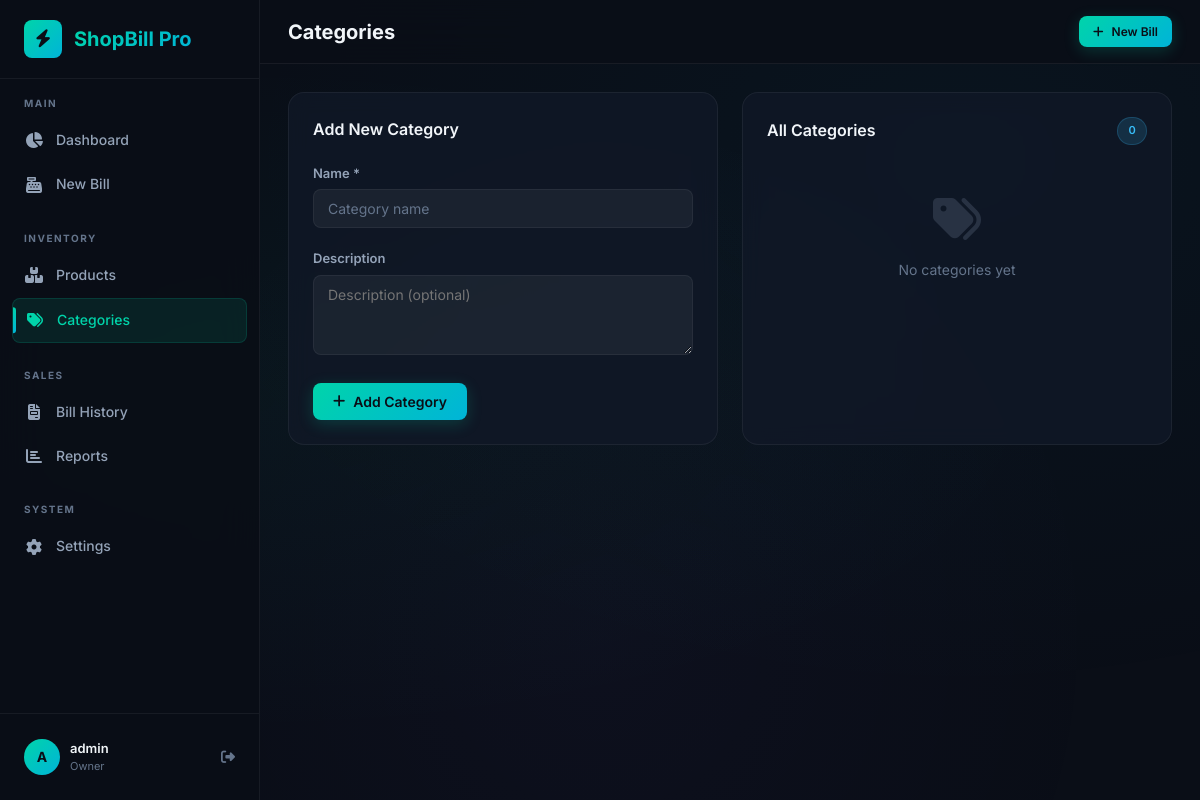
/categories/ (signed in), run on an earlier commit of the app's database.
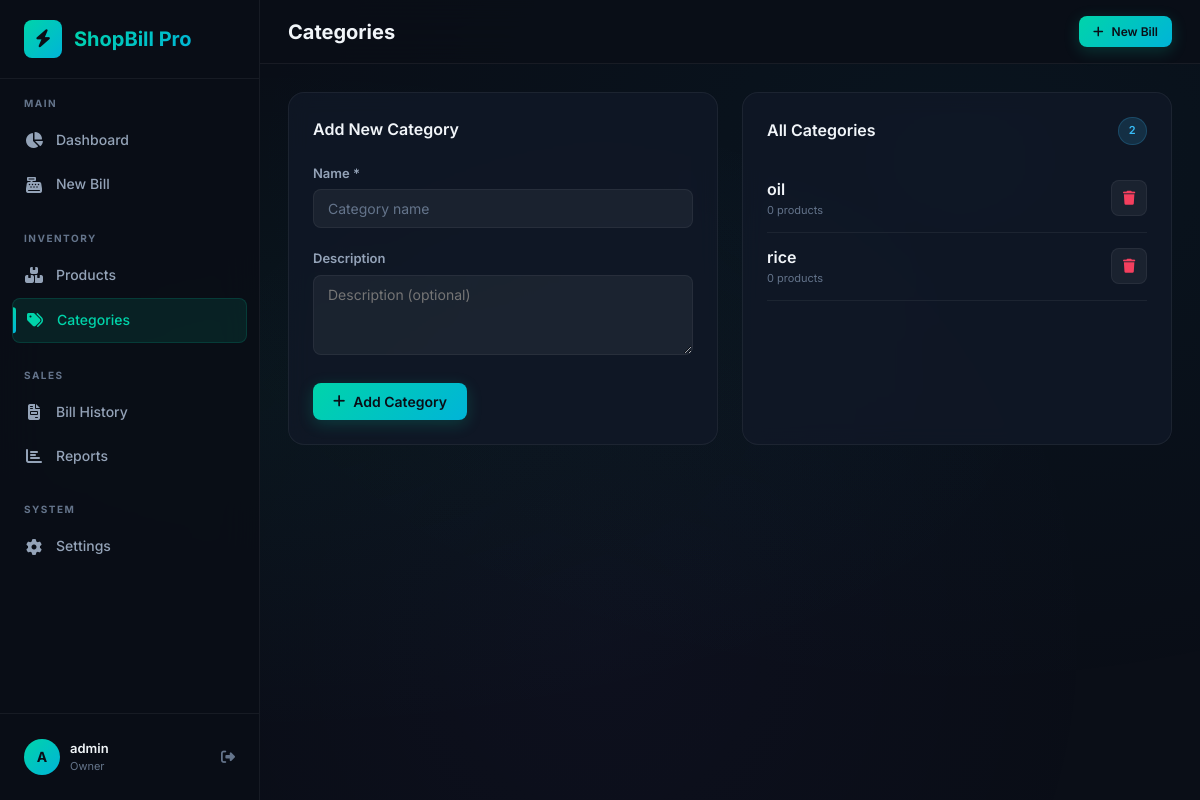
And on a later commit of the database.
### billing/models.py (models this page shows, shortened)
class Category(models.Model):
    shop = models.ForeignKey('ShopProfile', on_delete=models.CASCADE, related_name='categories')
    name = models.CharField(max_length=100)
    description = models.TextField(blank=True, default='')
    created_at = models.DateTimeField(auto_now_add=True)
    class Meta:
        verbose_name_plural = 'Categories'
        ordering = ['name']

### billing/views.py (the view)
# urls.py: path('categories/', views.category_list, name='category_list'),
@login_required
def category_list(request):
    if request.method == 'POST':
        form = CategoryForm(request.POST)
        if form.is_valid():
            cat = form.save(commit=False)
            cat.shop = request.user.userprofile.shop
            cat.save()
            messages.success(request, 'Category created!')
            return redirect('billing:category_list')
    else:
        form = CategoryForm()
    categories = Category.objects.filter(shop=request.user.userprofile.shop).annotate(
        num_products=Count('products')
    ).order_by('name')
    return render(request, 'billing/categories.html', {
        'categories': categories,
        'form': form,
    })

### billing/forms.py
class CategoryForm(forms.ModelForm):
    class Meta:
        model = Category
        fields = ['name', 'description']
        widgets = {
            'name': forms.TextInput(attrs={
                'class': 'form-input',
                'placeholder': 'Category name',
                'id': 'category-name'
            }),
            'description': forms.Textarea(attrs={
                'class': 'form-textarea',
                'placeholder': 'Description (optional)',
                'rows': 3,
                'id': 'category-description'
            }),
        }

### billing/context_processors.py (called while the page is built)
def shop_profile_context(request):
    profile = None
    if request.user.is_authenticated:
        try:
            profile = request.user.userprofile.shop
        except Exception:
            pass
    return {'shop_profile': profile}

### templates/billing/categories.html (shortened to what this page needs)
{% extends 'base.html' %}
{% block page_title %}Categories{% endblock %}
{% block content %}
<div style="display: grid; grid-template-columns: 1fr 1fr; gap: 24px; max-width: 900px;">
    <div class="card">
        <div class="card-header">
            <div class="card-title">Add New Category</div>
        </div>
        <form method="post" id="category-form">
            <div class="form-group">
                <label class="form-label" for="category-name">Name *</label>
                {{ form.name }}
            </div>
            <div class="form-group">
                <label class="form-label" for="category-description">Description</label>
                {{ form.description }}
            </div>
            <button type="submit" class="btn btn-primary" id="category-submit">
                <i class="fas fa-plus"></i> Add Category
            </button>
        </form>
    </div>
    <div class="card">
        <div class="card-header">
            <div class="card-title">All Categories</div>
            <span class="badge badge-info">{{ categories|length }}</span>
        </div>
        {% if categories %}
            {% for category in categories %}
            <div class="d-flex align-center justify-between" style="padding: 12px 0; border-bottom: 1px solid var(--border-color);">
                <div>
                    <div class="fw-600" style="color: var(--text-primary)">{{ category.name }}</div>
                    <div class="text-xs text-muted">{{ category.num_products }} products{% if category.description %} · {{ category.description|truncatewords:8 }}{% endif %}</div>
                </div>
                <form method="post" action="{% url 'billing:category_delete' category.pk %}"
                      onsubmit="return confirm('Delete category {{ category.name }}?')">
                    <button type="submit" class="btn-icon" style="color: var(--accent-rose)" title="Delete" id="delete-category-{{ category.id }}">
                        <i class="fas fa-trash"></i>
                    </button>
                </form>
            </div>
            {% endfor %}
        {% else %}
            <div class="empty-state" style="padding: 30px 10px">
                <i class="fas fa-tags"></i>
                <p>No categories yet</p>
            </div>
        {% endif %}
    </div>
</div>
{% endblock %}

What changed in the data, as far as the page shows it:
added Category: name "oil", num_products "0"
added Category: name "rice", num_products "0"
Also different on the page:
{{ categories|length }}: "0" → "2"
text no longer shown: "No categories yet"
